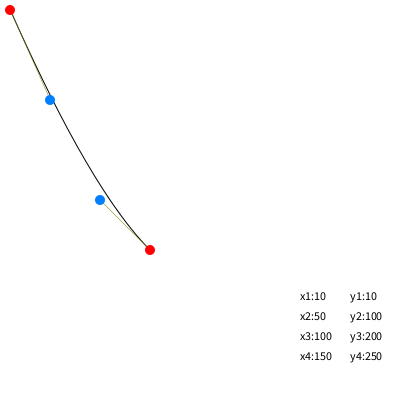
Frame 1 (no input)
Frame 60 (the mouse pressed at the canvas centre just before this capture): identical to frame 1, image omitted
Frame 120 (the mouse held since frame 60 and released just before this capture): identical to frame 1, image omitted

The Processing sketch that drew this single still picture (run headless with seeded random() and noise(); from frame 60 on, the mouse is pressed at the canvas centre):

// Processing sketch: bezier_drag
// ── bezier_drag.pde
int x1,x2,x3,x4;
int y1,y2,y3,y4;
float circlesize = 10;

void setup(){
  size(400,400);
  x1 = 10;
  x2 = 50;
  x3 = 100;
  x4 = 150;
  y1 = 10;
  y2 = 100;
  y3 = 200;
  y4 = 250;
}

void draw(){
  background(255);
  noFill();
  stroke(0);
  strokeWeight(1);
  bezier(x1,y1,x2,y2,x3,y3,x4,y4);
  stroke(128,128,0);
  strokeWeight(0.5);
  line(x1,y1,x2,y2);
  line(x3,y3,x4,y4);
  
  fill(0);
  text("x1:"+x1,300,300);
  text("y1:"+y1,350,300);
  text("x2:"+x2,300,320);
  text("y2:"+y2,350,320);
  text("x3:"+x3,300,340);
  text("y3:"+y3,350,340);
  text("x4:"+x4,300,360);
  text("y4:"+y4,350,360);
  
  noStroke();
  fill(255,0,0);
  ellipse(x1,y1,circlesize,circlesize);
  fill(0,128,255);
  ellipse(x2,y2,circlesize,circlesize);
  fill(0,128,255);
  ellipse(x3,y3,circlesize,circlesize);
  fill(255,0,0);
  ellipse(x4,y4,circlesize,circlesize);
}

boolean collision(int x_1, int y_1){
  int X = x_1 - mouseX;
  int Y = y_1 - mouseY;
  if(X*X+Y*Y < (circlesize/2)*(circlesize/2)) return true;
  else return false;
}

void mouseDragged(){
  boolean active = false;
  
  if(collision(x1,y1)){
    active = true;
    x1 = mouseX;
    y1 = mouseY;
  }
  
  if(collision(x2,y2) && !active){
    active = true;
    x2 = mouseX;
    y2 = mouseY;
  }
  
  if(collision(x3,y3) && !active){
    active = true;
    x3 = mouseX;
    y3 = mouseY;
  }
  
  if(collision(x4,y4) && !active){
    active = true;
    x4 = mouseX;
    y4 = mouseY;
  }
}
